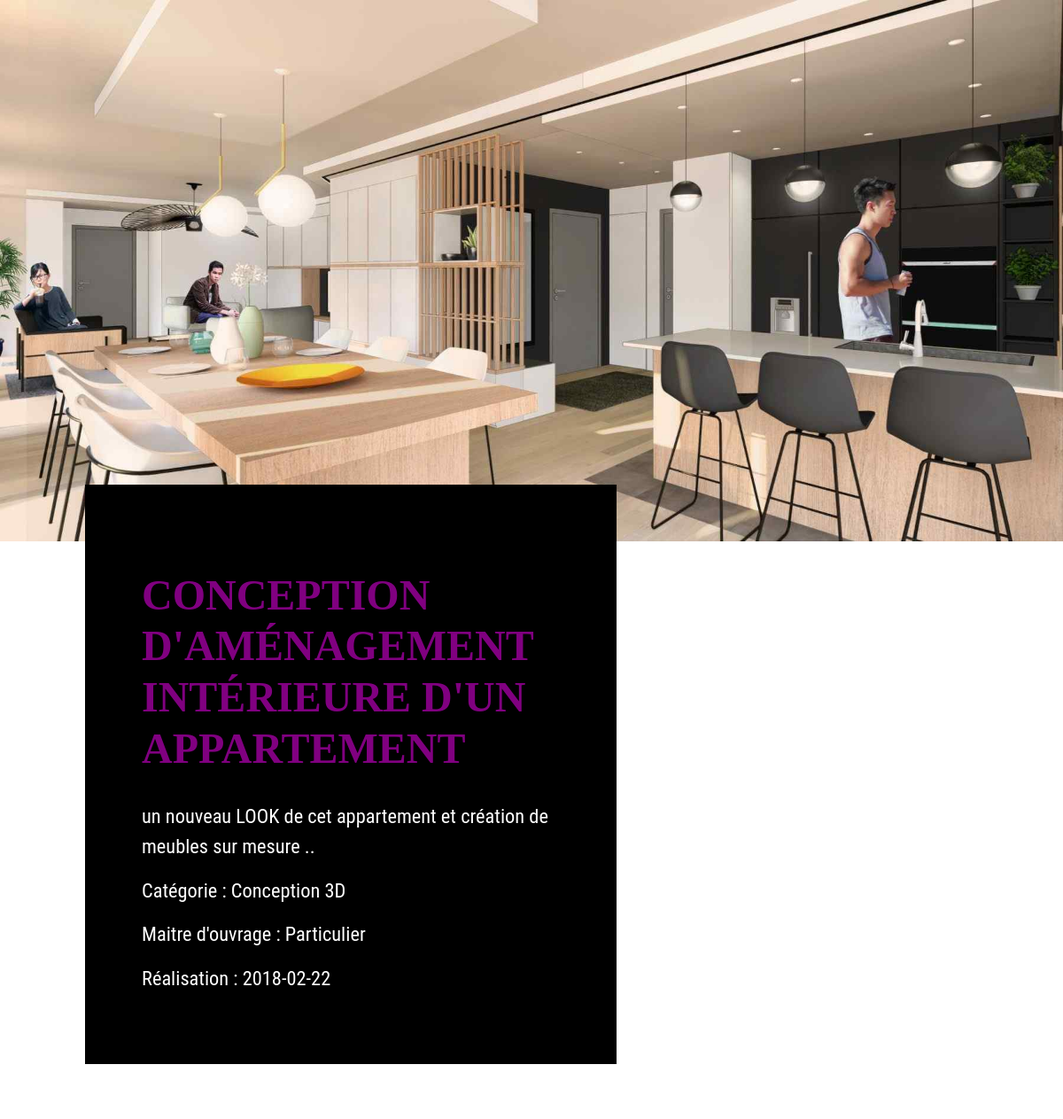
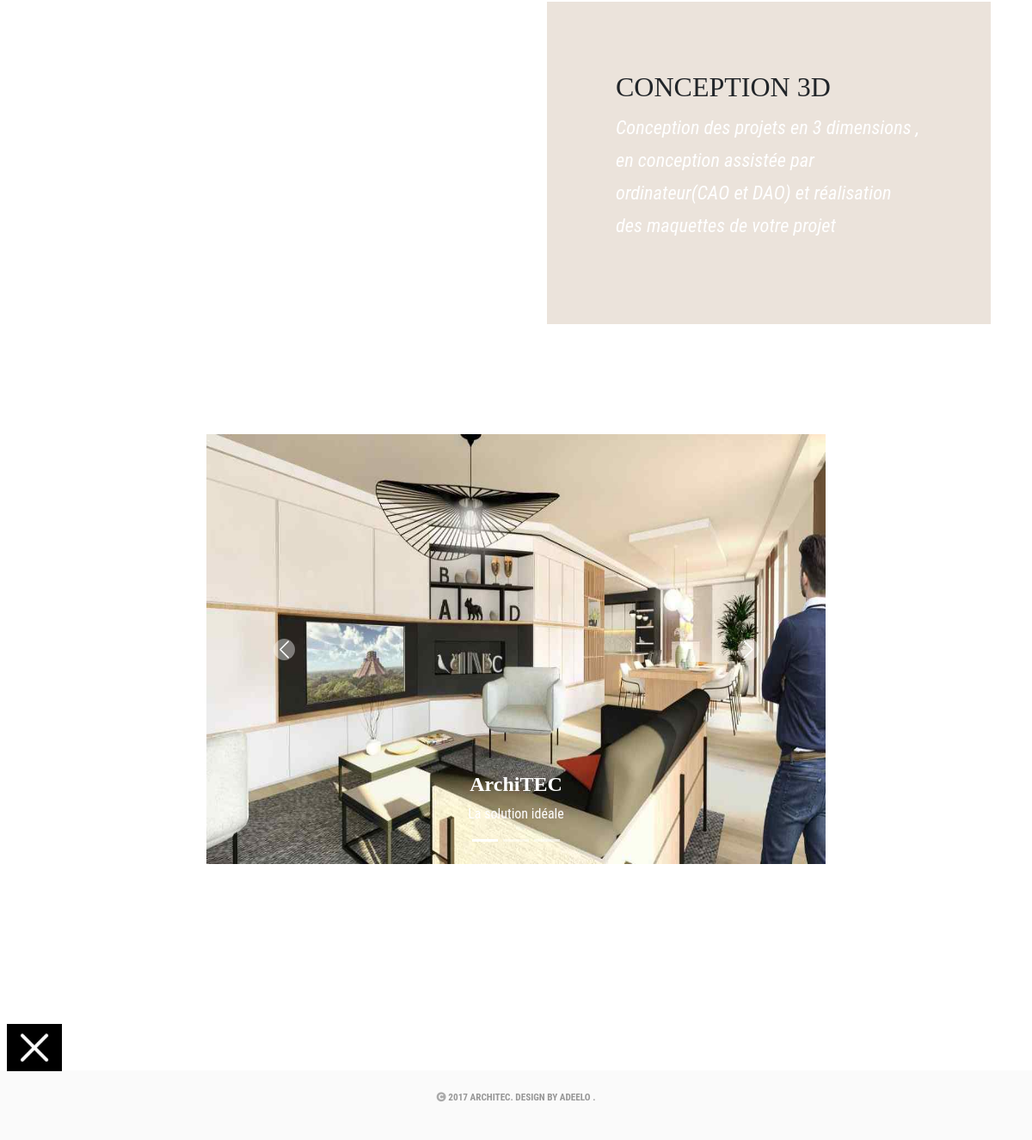
The page /src/frontOffice/infoProjet.php?id=17 on the database its author committed (2 pictures, top to bottom).
### tables this page shows
CREATE TABLE `projets` (
  `pro_id` int(11) NOT NULL,
  `pro_title` varchar(150) NOT NULL,
  `pro_description` varchar(255) NOT NULL,
  `img_name` varchar(150) NOT NULL,
  `pro_date` date NOT NULL,
  `pro_owner` varchar(150) NOT NULL,
  `pro_category` int(11) NOT NULL
);

CREATE TABLE `category` (
  `cat_id` int(11) NOT NULL,
  `cat_title` varchar(50) NOT NULL,
  `cat_description` varchar(255) NOT NULL,
  `cat_img` varchar(150) NOT NULL
);

CREATE TABLE `photos` (
  `photo_id` int(11) NOT NULL,
  `photo_name` varchar(100) NOT NULL,
  `photo_projet` int(11) NOT NULL
);

### src/frontOffice/infoProjet.php (called while the page is built, shortened)
<?php
require('../../lib/bdd.php');
$idProjet = $_GET['id'];
$dbh = dbConnexion();
$Projet = dbSelectOne($dbh ,"SELECT projets.*, category.cat_title, category.cat_description
                        FROM `projets`
                            JOIN `category`
                        ON projets.pro_category = category.cat_id
                            WHERE `pro_id` = :id", ['id' => $idProjet]);
$photos = dbSelectAll($dbh, "SELECT photos.*, photos.photo_name
                                FROM `photos`
                                    JOIN `projets`
            	                ON photos.photo_projet = projets.pro_id
                                    WHERE `pro_id` = :id", ['id' => $idProjet]);
if(!isset($photo1) && !isset($photo2) && !isset($photo3)) {
    $photo1 = $photos[0];
}
include('../../views/frontOffice/'. LAYOUT . '.phtml');

### lib/bdd.php (called while the page is built, shortened)
<?php
function dbSelectAll(PDO $dbh , string $sql, array $params = []) : array
{
    $sth = $dbh->prepare($sql);
    $sth->execute($params);
    return $sth->fetchAll(PDO::FETCH_ASSOC);
}
function dbSelectOne(PDO $dbh , string $sql, array $params = [])
{
    $sth = $dbh->prepare($sql);
    $sth->execute($params);
    return $sth->fetch(PDO::FETCH_ASSOC);
}

### views/frontOffice/infoProjet.phtml (the view, shortened to what this page needs)
<?php require_once('_header.phtml'); ?>
<main class="containerProjet">
    <?php if(!isset($_GET['id']) && $_GET['id'] <= 0 && $Projet['img_name'] == ''): ?>
        <p>Désolé, aucun Projet correspond à votre recherche.</p>
    <?php else: ?>
        <img src="../../assets/images/image_principale/<?= $Projet['img_name'] ?>" class="imageProjet" alt="image principale du projet">
        <article class="descriptionProjet">
            <h1><?= htmlspecialchars($Projet['pro_title']) ?></h1>
            <p><?= htmlspecialchars($Projet['pro_description']) ?></p>
            <p>Catégorie : <?= htmlspecialchars($Projet['cat_title']) ?></p>
            <p>Maitre d'ouvrage : <?= htmlspecialchars($Projet['pro_owner']) ?></p>
            <p>Réalisation : <?= htmlspecialchars($Projet['pro_date']) ?></p>
        </article>
        <article class="descriptionCategorie">
            <h2><?= htmlspecialchars($Projet['cat_title']) ?></h2>
            <p><?= htmlspecialchars($Projet['cat_description']) ?></p>
        </article>
    <?php endif; ?>
    <?php if(!isset($photo1) && !isset($photo2) && !isset($photo3)) : ?>
        <p>Désolé, Nous n'avons pas encore rajouter des photos démonstratives de ce projet.</p>
    <?php else: ?>
        <div id="demo" class="carousel slide" data-bs-ride="carousel">
            <div class="carousel-indicators">
                <button type="button" data-bs-target="#demo" data-bs-slide-to="0" class="active"></button>
                <button type="button" data-bs-target="#demo" data-bs-slide-to="1"></button>
                <button type="button" data-bs-target="#demo" data-bs-slide-to="2"></button>
            </div>
            <div class="carousel-inner">
                <div class="carousel-item active">
                    <img src="../../uploads/img_projets/<?= $photo1['photo_name'] ?>" alt="photo projet" class="d-block">
                    <div class="carousel-caption">
                        <h3>ArchiTEC</h3>
                        <p>La solution idéale</p>
                    </div>
                </div>
            </div>
            <button class="carousel-control-prev" type="button" data-bs-target="#demo" data-bs-slide="prev">
                <span class="carousel-control-prev-icon"></span>
            </button>
            <button class="carousel-control-next" type="button" data-bs-target="#demo" data-bs-slide="next">
                <span class="carousel-control-next-icon"></span>
            </button>
        </div>
    <?php endif; ?>
    <button  id="myBtn1" title="changer de page"><img src="../../assets/images/img_picto/cursorClose.jpg"></button>
</main>
<?php require_once('_footer.phtml'); ?>

### assets/css/styleFront.css (style rules this page uses)
:root { --bg-form: #ebe3db; --bg-nav: #000; --bg-header: #FFF; --button: #FA2; --link-burger: #2b2b2b; --color-border: #3c3c3b; --trait: #818181; --hover: purple; --bg-footer: #f7f7f7a3; --colorH2: #55b49c; --grey: #aaa; --purple: purple; --activity: #eee; --olive: #333; --hover: #f1f1f1; --red: red; }
body { padding:0; margin:0; overflow-x:0; }
img { max-width: 100%; width: auto; height: auto; }
.containerProjet { padding: 1rem; height: auto; width: 100%; }
.imageProjet { width: 100%; }
#myBtn1 { position: fixed; bottom: 5rem; width:4rem; left: .5rem; z-index: 99; border: none; outline: none; cursor: pointer; padding: 0; }
.descriptionProjet { left: 2rem; position: relative; top: -4rem; background-color: var(--bg-nav); color: var(--bg-header); padding: 2rem; width: 90%; }
.descriptionProjet h1 { font-family: 'Hurricane', cursive; font-size: 1.6rem; font-weight: bold; text-transform: uppercase; color: var(--purple); }
.descriptionProjet p { font-size:0.9rem; }
.descriptionCategorie { background-color: var(--bg-form); padding: 1rem 2rem 1.5rem 2rem; margin-bottom: 2rem; }
.descriptionCategorie h2 { font-family: 'Hurricane', cursive; font-size: 1.5rem; text-transform: uppercase; }
.descriptionCategorie p { font-size: 1rem; color: var(--bg-header); font-style: italic; line-height: 1.7; }
.carousel-inner { width: 100%; height:300px; margin: 2rem auto; }
.carousel-item { height:318px; }
.carousel-item img { height:300px; }
.containerProjet .carousel-control-prev { top: 0; opacity:1; }
.containerProjet .carousel-control-next { top: 0; opacity:1; }
.containerProjet h3 { font-family: 'Hurricane', cursive; font-size:1.5rem; font-weight:700; color:white; }
.carousel-caption p { font-size:1rem; }
.containerProjet .carousel-control-prev-icon { background-color: rgba(255,255,255,0.4); border-radius:50%; width:25px; height:25px; }
.containerProjet .carousel-control-next-icon { background-color: rgba(255,255,255,0.4); border-radius:50%; width:25px; height:25px; }
.d-block { width:100%; }
@media screen and (min-width: 780px) { .containerProjet { padding:0; } }
@media screen and (min-width: 780px) { .descriptionProjet { width:60%; } }
@media screen and (min-width: 780px) { .descriptionProjet h1 { font-size:2rem; } }
@media screen and (min-width: 780px) { .descriptionProjet p { font-size:1.1rem; } }
@media screen and (min-width: 780px) { .descriptionCategorie { width: 55%; margin-left: 34%; font-size: 1.5rem; margin-top: 1rem; padding:3rem; } }
@media screen and (min-width: 780px) { .descriptionCategorie h2 { font-size:1.7rem; } }
@media screen and (min-width: 780px) { .carousel-inner { width:60%; margin-top: 6rem; } }
@media screen and (min-width: 780px) { .containerProjet .carousel-control-next { right:8rem; } }
@media screen and (min-width: 780px) { .containerProjet .carousel-control-prev { left:8rem; } }
@media screen and (min-width: 1024px) { .descriptionProjet { width:50%; padding:4rem; left:6rem; } }
@media screen and (min-width: 1024px) { .descriptionProjet h1 { font-size:3rem; } }
@media screen and (min-width: 1024px) { .descriptionProjet p, .descriptionCategorie p { font-size:1.4rem; } }
@media screen and (min-width: 1024px) { .descriptionCategorie { width: 43%; margin-left: 53%; margin-top: 0; padding:5rem; } }
@media screen and (min-width: 1024px) { .descriptionCategorie h2 { font-size:2rem; } }
@media screen and (min-width: 1024px) { .carousel-inner { width:60%; height:500px; margin-top: 8rem; } }
@media screen and (min-width: 1024px) { .containerProjet .carousel-control-next { right:15rem; } }
@media screen and (min-width: 1024px) { .containerProjet .carousel-control-prev { left:15rem; } }
@media screen and (min-width: 1024px) { .carousel-item img { height:500px; } }
@media screen and (min-width: 1024px) { .carousel-caption { bottom: -10.75rem; } }

### rows shown on the page
projets: img_name (picture), pro_title "CONCEPTION D'AMÉNAGEMENT INTÉRIEURE D'UN APPARTEMENT", pro_description "un nouveau LOOK de cet appartement et création de meubles sur mesure ..", pro_category.cat_title "Conception 3D", pro_owner "Particulier", pro_date "2018-02-22", pro_category.cat_title "CONCEPTION 3D", pro_category.cat_description "Conception des projets en 3 dimensions , en conception assistée par ordinateur(CAO et DAO) et réalisation des maquettes de votre projet"
photos: photo_name (picture)
